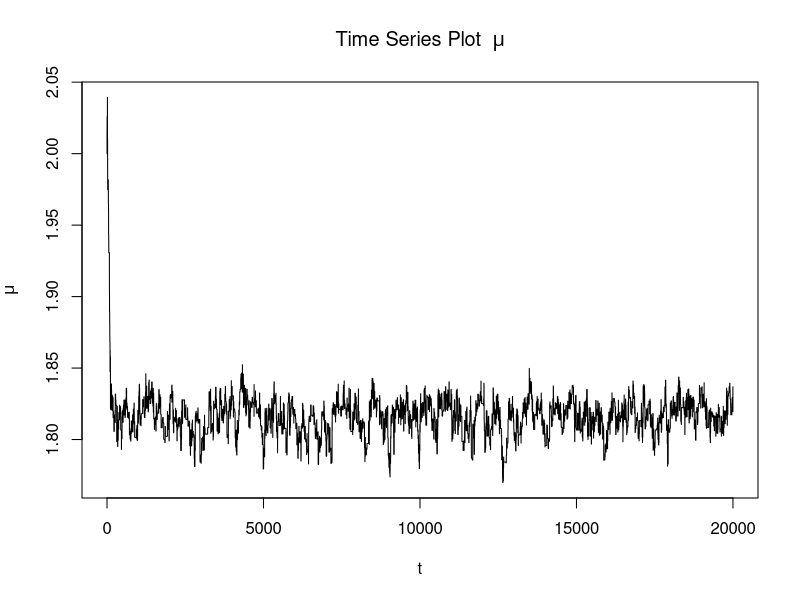
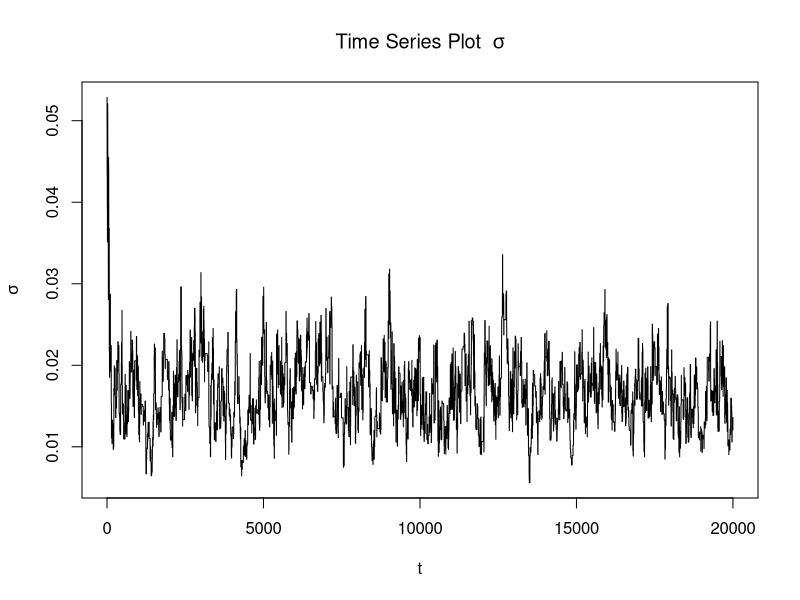
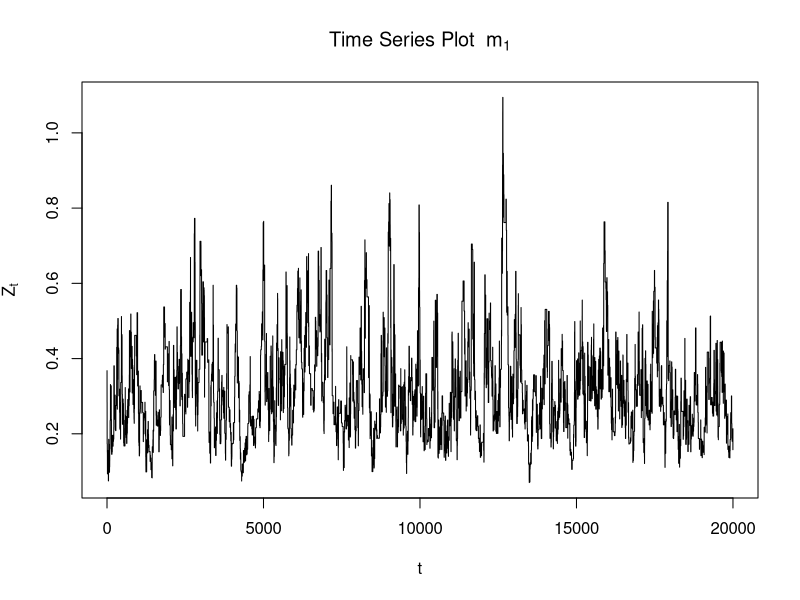
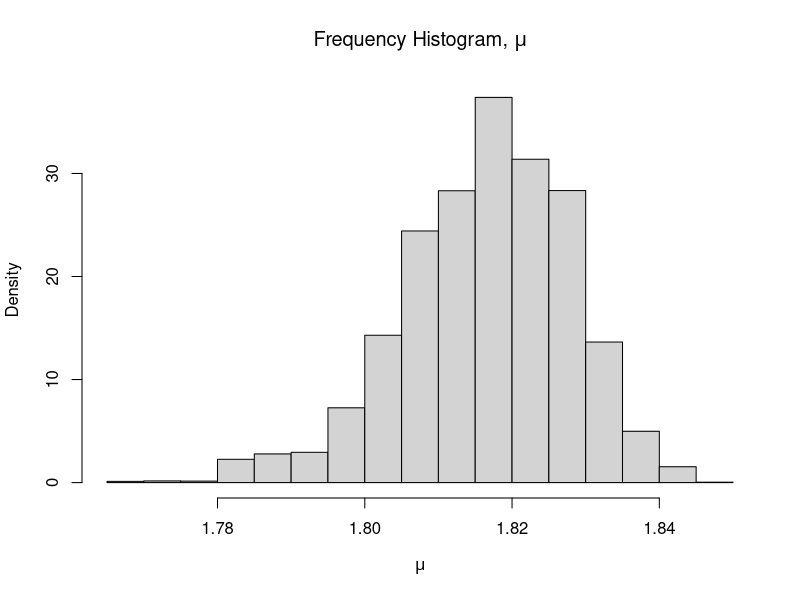
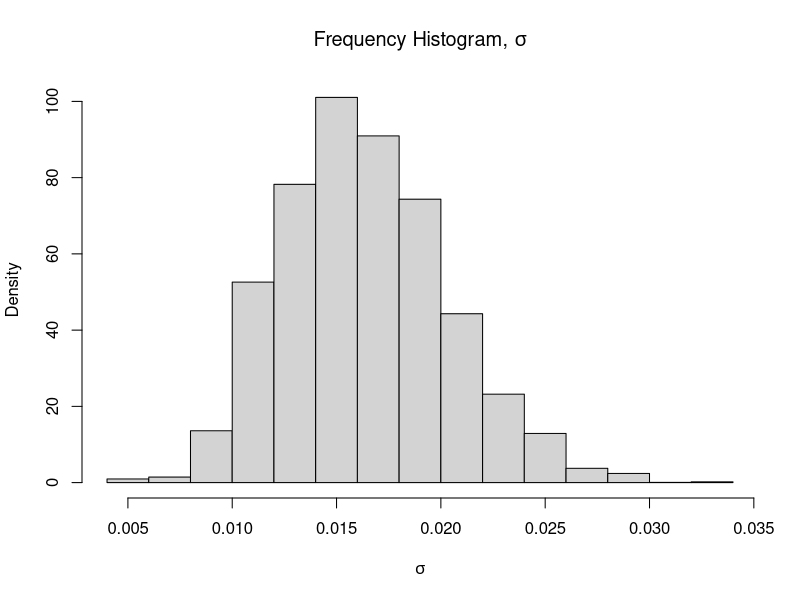
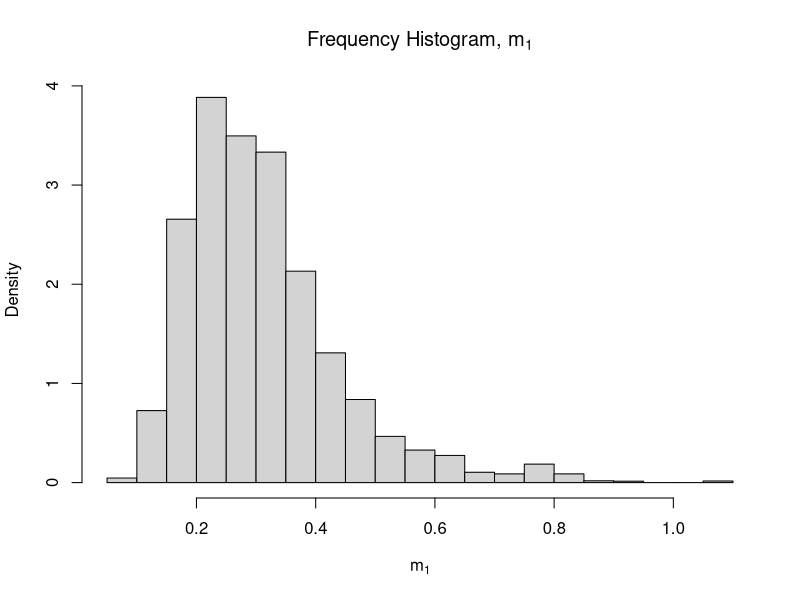

Reproduce these figures in R, in order.
## ---- chunk 1
knitr::opts_chunk$set(echo = TRUE)
## ---- chunk 2
# Parameters for distribution of m1
a0 <- 0.25
b0 <- 4

# Weight data
w <- c(1.6907, 1.7242, 1.7552, 1.7842, 1.8113, 1.8369, 1.8610, 1.8839)

# Number killed data
y <- c(6, 13, 18, 28, 52, 53, 61, 60)

# Number exposed data
n <- c(59, 60, 62, 56, 63, 59, 62, 60)

# x as a function of mu and sigma
x <- function(mu, sigma) (w - mu) / sigma

# probability of death as a function of x and m1
prob <- function(x, m1) 1 / (1 + exp(-x)) ^ m1

# Prior density of sigma
sigma_prior <- function(x) 1 / x

# Prior density of gamma
gamma_prior <- function(x) dgamma(x, shape=a0, scale=b0)

# Log posterior density
log_posterior <- function(theta1, theta2, theta3) {
  mu <- theta1
  sigma <- exp(theta2)
  m1 <- exp(theta3)
  
  p <- sapply(x(mu, sigma), function(z) prob(z, m1))
  
  a0 * theta3 - exp(theta3) / b0 + sum(y * log(p) + (n - y) * log(1 - p))
}
## ---- chunk 3
set.seed(0)

generate_sample <- function(init, sample_size) {
  theta <- init
  sample <- matrix(nrow=1, ncol=3)
  num_acceptances <- 0
  while (nrow(sample) <= sample_size) {
    proposal <- theta + sapply(c(.00012, .033, .1), function(x) rnorm(1, sd=sqrt(x)))
    r <- log_posterior(proposal[1], proposal[2], proposal[3]) -
      log_posterior(theta[1], theta[2], theta[3])
    if (r > 0 || log(runif(1)) <= r) {
      theta <- proposal
      num_acceptances <- num_acceptances + 1
    }
    sample <- rbind(sample, theta)
  }
  sample <- sample[-1,]
  return(list(sample, num_acceptances / nrow(sample)))
}
output <- generate_sample(c(2,-3,-1), 20000)

# all observations from the chain
chain <- output[[1]]

# sample with conservative burn in
sample <- chain[10001:20000,]

acceptance_rate <- output[[2]]
theta_quantiles <- apply(sample, MARGIN=2, FUN=quantile, c(.05, .95))
## ---- chunk 4
knitr::kable(
cbind(round(theta_quantiles[,1], 5),
      round(exp(theta_quantiles[,2]), 5),
      round(exp(theta_quantiles[,3]), 5)),
col.names=c('$\\mu$', '$\\sigma$', '$m_1$'),
caption="Empirical Quantiles"
  )
plot(x=seq(length(chain[,1])), y=chain[,1], type='l', xlab='t', 
     ylab=expression(mu), main=bquote('Time Series Plot ' ~ mu))
plot(x=seq(length(chain[,2])), y=exp(chain[,2]), type='l', xlab='t', 
     ylab=expression(sigma), main=bquote('Time Series Plot ' ~ sigma))
plot(x=seq(length(chain[,3])), y=exp(chain[,3]), type='l', xlab='t', 
     ylab=expression(Z[t]), main=bquote('Time Series Plot ' ~ m[1]))
hist(sample[,1], main=expression(paste('Frequency Histogram, ', mu)), xlab=expression(mu), freq=FALSE)
hist(exp(sample[,2]), main=expression(paste('Frequency Histogram, ', sigma)), xlab=expression(sigma), freq=FALSE)
hist(exp(sample[,3]), main=expression(paste('Frequency Histogram, ', m[1])), xlab=expression(m[1]), freq=FALSE)
